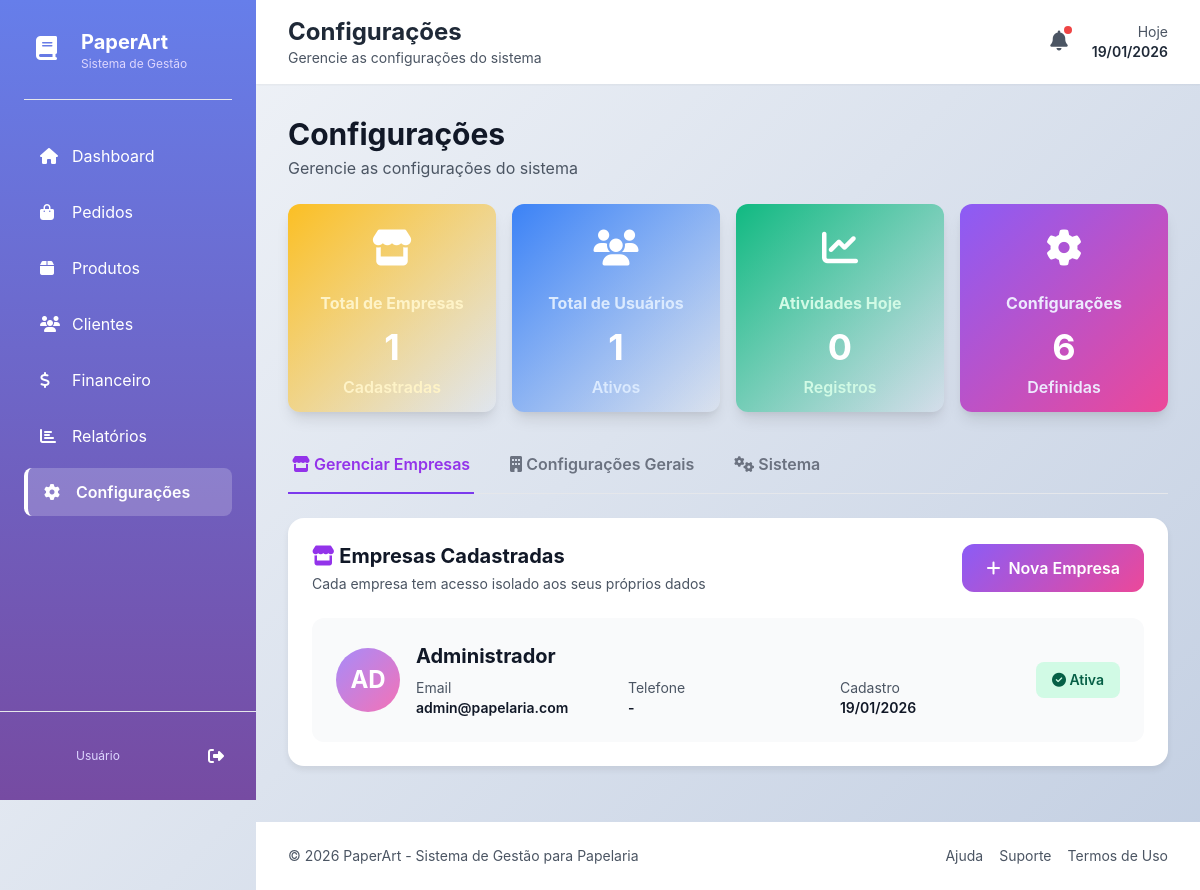
/configuracoes.php (signed in), run on the app's committed database.
### tables this page shows
CREATE TABLE IF NOT EXISTS usuarios (
    id INT AUTO_INCREMENT PRIMARY KEY,
    nome VARCHAR(100) NOT NULL,
    email VARCHAR(100) UNIQUE NOT NULL,
    senha VARCHAR(255) NOT NULL,
    telefone VARCHAR(20),
    foto_perfil VARCHAR(255),
    nivel_acesso ENUM('admin', 'usuario') DEFAULT 'usuario',
    data_criacao TIMESTAMP DEFAULT CURRENT_TIMESTAMP,
    ultimo_acesso TIMESTAMP NULL,
    ativo BOOLEAN DEFAULT TRUE
);

### config.php (called while the page is built, shortened)
<?php
function formatarData($data, $formato = 'd/m/Y') {
    return date($formato, strtotime($data));
}

### configuracoes.php (the view, shortened to what this page needs)
<?php
require_once 'config.php';
$db = getDB();
$empresas = [];
try {
    $stmt = $db->query("SELECT * FROM usuarios WHERE nivel_acesso = 'admin' ORDER BY ativo DESC, nome ASC");
    $empresas = $stmt->fetchAll();
} catch (PDOException $e) {
    $erro = "Erro ao carregar empresas";
}
try {
    $stmt = $db->query("SELECT COUNT(*) as total FROM usuarios WHERE ativo = 1 AND nivel_acesso = 'admin'");
    $totalEmpresas = $stmt->fetch()['total'];
    $stmt = $db->query("SELECT COUNT(*) as total FROM usuarios WHERE ativo = 1");
    $totalUsuarios = $stmt->fetch()['total'];
    $stmt = $db->query("SELECT COUNT(*) as total FROM log_atividades WHERE DATE(data_hora) = CURDATE()");
    $atividadesHoje = $stmt->fetch()['total'];
    $stmt = $db->query("SELECT COUNT(*) as total FROM configuracoes");
    $totalConfigs = $stmt->fetch()['total'];
} catch (PDOException $e) {
    $totalEmpresas = $totalUsuarios = $atividadesHoje = $totalConfigs = 0;
}
require_once 'header.php';
?>
<div class="mb-6">
    <h2 class="text-3xl font-bold text-gray-900">Configurações</h2>
    <p class="text-gray-600 mt-1">Gerencie as configurações do sistema</p>
</div>
<div class="grid grid-cols-4 gap-4 mb-6" style="grid-template-columns: repeat(4, minmax(0, 1fr));">
    <div class="bg-gradient-to-br from-yellow-400 to-orange-500 rounded-xl p-5 text-white shadow-lg hover:shadow-xl transition" style="aspect-ratio: 1/1;">
        <div class="h-full flex flex-col items-center justify-center text-center">
            <div class="bg-white/20 p-3 rounded-full mb-3">
                <i class="fas fa-store text-4xl"></i>
            </div>
            <p class="text-yellow-100 text-base font-bold mb-3">Total de Empresas</p>
            <p class="text-4xl font-bold mb-2"><?php echo $totalEmpresas; ?></p>
            <p class="text-yellow-100 text-base font-semibold">Cadastradas</p>
        </div>
    </div>
    <div class="bg-gradient-to-br from-blue-500 to-cyan-500 rounded-xl p-5 text-white shadow-lg hover:shadow-xl transition" style="aspect-ratio: 1/1;">
        <div class="h-full flex flex-col items-center justify-center text-center">
            <div class="bg-white/20 p-3 rounded-full mb-3">
                <i class="fas fa-users text-4xl"></i>
            </div>
            <p class="text-blue-100 text-base font-bold mb-3">Total de Usuários</p>
            <p class="text-4xl font-bold mb-2"><?php echo $totalUsuarios; ?></p>
            <p class="text-blue-100 text-base font-semibold">Ativos</p>
        </div>
    </div>
    <div class="bg-gradient-to-br from-green-500 to-emerald-500 rounded-xl p-5 text-white shadow-lg hover:shadow-xl transition" style="aspect-ratio: 1/1;">
        <div class="h-full flex flex-col items-center justify-center text-center">
            <div class="bg-white/20 p-3 rounded-full mb-3">
                <i class="fas fa-chart-line text-4xl"></i>
            </div>
            <p class="text-green-100 text-base font-bold mb-3">Atividades Hoje</p>
            <p class="text-4xl font-bold mb-2"><?php echo $atividadesHoje; ?></p>
            <p class="text-green-100 text-base font-semibold">Registros</p>
        </div>
    </div>
    <div class="bg-gradient-to-br from-purple-500 to-pink-500 rounded-xl p-5 text-white shadow-lg hover:shadow-xl transition" style="aspect-ratio: 1/1;">
        <div class="h-full flex flex-col items-center justify-center text-center">
            <div class="bg-white/20 p-3 rounded-full mb-3">
                <i class="fas fa-cog text-4xl"></i>
            </div>
            <p class="text-purple-100 text-base font-bold mb-3">Configurações</p>
            <p class="text-4xl font-bold mb-2"><?php echo $totalConfigs; ?></p>
            <p class="text-purple-100 text-base font-semibold">Definidas</p>
        </div>
    </div>
</div>
<div class="mb-6">
    <div class="border-b border-gray-200">
        <nav class="-mb-px flex space-x-8">
            <button onclick="mostrarTab('empresas')" id="tab-empresas" class="tab-button border-b-2 border-purple-600 py-4 px-1 text-purple-600 font-semibold">
                <i class="fas fa-store"></i> Gerenciar Empresas
            </button>
            <button onclick="mostrarTab('geral')" id="tab-geral" class="tab-button border-b-2 border-transparent py-4 px-1 text-gray-500 hover:text-gray-700 font-semibold">
                <i class="fas fa-building"></i> Configurações Gerais
            </button>
            <button onclick="mostrarTab('sistema')" id="tab-sistema" class="tab-button border-b-2 border-transparent py-4 px-1 text-gray-500 hover:text-gray-700 font-semibold">
                <i class="fas fa-cogs"></i> Sistema
            </button>
        </nav>
    </div>
</div>
<div id="content-empresas" class="tab-content">
    <div class="white-card mb-6">
        <div class="flex justify-between items-center mb-6">
            <div>
                <h3 class="text-xl font-bold text-gray-900">
                    <i class="fas fa-store text-purple-600"></i> Empresas Cadastradas
                </h3>
                <p class="text-sm text-gray-600 mt-1">Cada empresa tem acesso isolado aos seus próprios dados</p>
            </div>
            <button onclick="abrirModalEmpresa()" class="btn btn-primary">
                <i class="fas fa-plus"></i> Nova Empresa
            </button>
        </div>
        <div class="grid gap-4">
            <?php if (empty($empresas)): ?>
                <div class="text-center py-12">
                    <i class="fas fa-store text-6xl text-gray-300 mb-4"></i>
                    <p class="text-gray-600 text-lg">Nenhuma empresa cadastrada</p>
                </div>
            <?php else: ?>
                <?php foreach ($empresas as $empresa): ?>
                    <div class="bg-gray-50 rounded-xl p-6 hover:shadow-lg transition <?php echo !$empresa['ativo'] ? 'opacity-50' : ''; ?>">
                        <div class="flex items-center justify-between">
                            <div class="flex items-center gap-4 flex-1">
                                <div class="w-16 h-16 bg-gradient-to-br from-purple-400 to-pink-400 rounded-full flex items-center justify-center text-white text-2xl font-bold">
                                    <?php echo strtoupper(substr($empresa['nome'], 0, 2)); ?>
                                </div>
                                <div class="flex-1">
                                    <h4 class="text-xl font-bold text-gray-900 mb-1"><?php echo htmlspecialchars($empresa['nome']); ?></h4>
                                    <div class="grid grid-cols-3 gap-4 text-sm mt-2">
                                        <div>
                                            <p class="text-gray-600">Email</p>
                                            <p class="font-semibold text-gray-900"><?php echo htmlspecialchars($empresa['email']); ?></p>
                                        </div>
                                        <div>
                                            <p class="text-gray-600">Telefone</p>
                                            <p class="font-semibold text-gray-900"><?php echo $empresa['telefone'] ? formatarTelefone($empresa['telefone']) : '-'; ?></p>
                                        </div>
                                        <div>
                                            <p class="text-gray-600">Cadastro</p>
                                            <p class="font-semibold text-gray-900"><?php echo formatarData($empresa['data_criacao']); ?></p>
                                        </div>
                                    </div>
                                </div>
                            </div>
                            <div class="flex flex-col gap-2">
                                <?php if ($empresa['ativo']): ?>
                                    <span class="px-4 py-2 bg-green-100 text-green-800 rounded-lg text-sm font-semibold text-center">
                                        <i class="fas fa-check-circle"></i> Ativa
                                    </span>
                                <?php else: ?>
                                    <span class="px-4 py-2 bg-red-100 text-red-800 rounded-lg text-sm font-semibold text-center">
                                        <i class="fas fa-times-circle"></i> Inativa
                                    </span>
                                <?php endif; ?>
                            </div>
                        </div>
                    </div>
                <?php endforeach; ?>
            <?php endif; ?>
        </div>
    </div>
</div>
<?php require_once 'footer.php'; ?>

### assets/style.css (style rules this page uses)
* { margin: 0; padding: 0; box-sizing: border-box; }
body { font-family: -apple-system, BlinkMacSystemFont, 'Segoe UI', Roboto, 'Helvetica Neue', Arial, sans-serif; background: linear-gradient(135deg, #f5f7fa 0%, #c3cfe2 100%); min-height: 100vh; }
.white-card { background: white; border-radius: 1rem; padding: 1.5rem; box-shadow: 0 4px 6px rgba(0, 0, 0, 0.07); transition: all 0.3s ease; }
.grid { display: grid; gap: 1.5rem; }
.grid-cols-4 { grid-template-columns: repeat(4, minmax(0, 1fr)); }
.flex { display: flex; }
.items-center { align-items: center; }
.justify-between { justify-content: space-between; }
.gap-4 { gap: 1rem; }
.mb-6 { margin-bottom: 1.5rem; }
.mt-2 { margin-top: 0.5rem; }
.p-6 { padding: 1.5rem; }
.rounded-xl { border-radius: 0.75rem; }
.rounded-full { border-radius: 9999px; }
.text-sm { font-size: 0.875rem; }
.text-xl { font-size: 1.25rem; }
.text-2xl { font-size: 1.5rem; }
.text-3xl { font-size: 1.875rem; }
.text-4xl { font-size: 2.25rem; }
.font-semibold { font-weight: 600; }
.font-bold { font-weight: 700; }
.text-gray-600 { color: #4B5563; }
.text-gray-900 { color: #111827; }
.text-purple-600 { color: #9333EA; }
.bg-gray-50 { background-color: #F9FAFB; }
.btn { display: inline-flex; align-items: center; gap: 8px; padding: 12px 24px; border-radius: 12px; font-weight: 600; transition: all 0.3s ease; cursor: pointer; border: none; text-decoration: none; }
.btn-primary { background: linear-gradient(135deg, #8B5CF6 0%, #EC4899 100%); color: white; }
.transition { transition: all 0.3s ease; }
.text-center { text-align: center; }

### header.php (style rules this page uses)
body { background: linear-gradient(135deg, #f5f7fa 0%, #c3cfe2 100%); }

### data on the page
usuarios: nome "AD", nome "Administrador", email "admin@papelaria.com", data_criacao "19/01/2026", ativo 1 (drawn)

### other printed values
$pageTitle "Configurações"
$pageSubtitle "Gerencie as configurações do sistema"
$totalEmpresas "1"
$totalUsuarios "1"
$atividadesHoje "0"
$totalConfigs "6"
